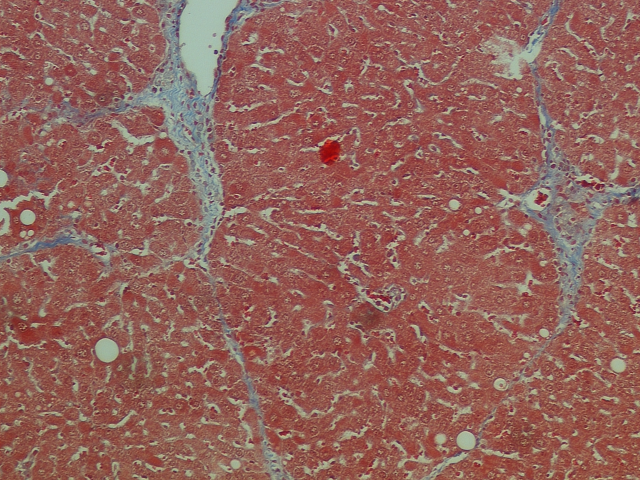
%> input picture I001.tif, 1280 x 960 px (shown at 1/2 size)
$ octave preprocessing.m   (GNU Octave 9; MATLAB toolbox functions it lacks are replaced by stand-ins)
%> lines starting %> are read from the running program, lines starting %| are printed output that depends on the picture
clc; clear all;	close all;

%% Carga de imagen
orgrgb = imread("I001.tif");
%> orgrgb is the input picture: size 960x1280x3 uint8; mean R, G, B 146, 99, 91
% [ren col bands] = size(orgrgb);
% set(gcf, 'Position', get(0, 'ScreenSize'));
% set(gcf,'name','Análisis de grasa','numbertitle','off')
% subplot(1, 2, 1); imshow(orgrgb);
% figure; imshow(orgrgb);
% figure; imshow(orgrgb(:,:,1));
% figure; imshow(orgrgb(:,:,2));
% figure; imshow(orgrgb(:,:,3));

orghsv = rgb2hsv(orgrgb);
%> orghsv: size 960x1280x3 double; mean H, S, V 0.21, 0.397, 0.576
channelH = orghsv(:,:,1);
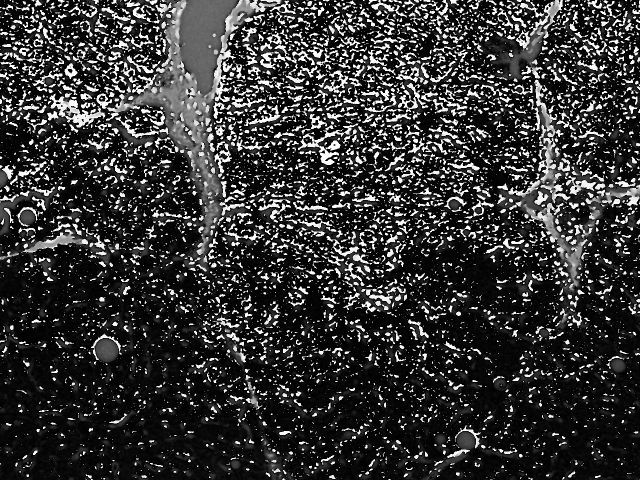
%> channelH: size 960x1280 double (shown at 1/2 size); min 0, max 0.999, mean 0.21
channelH = histeq(channelH);
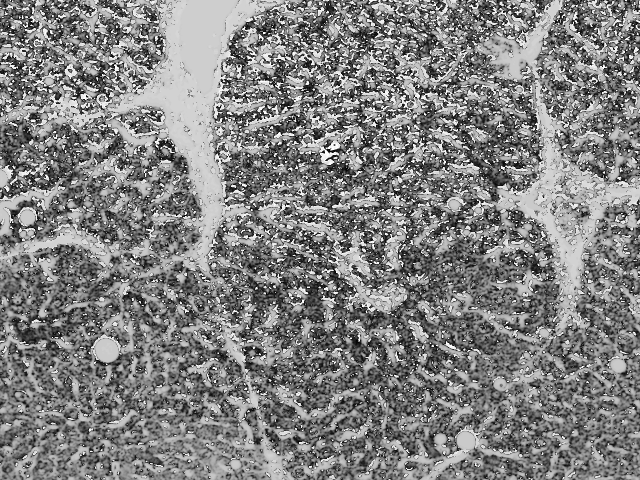
%> channelH: size 960x1280 double (shown at 1/2 size); min 0.0159, max 1, mean 0.51
channelV = orghsv(:,:,3);
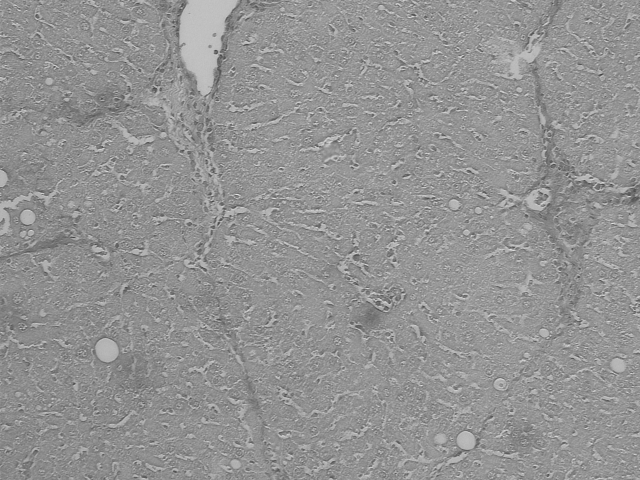
%> channelV: size 960x1280 double (shown at 1/2 size); min 0.141, max 1, mean 0.576
channelV = histeq(channelV);
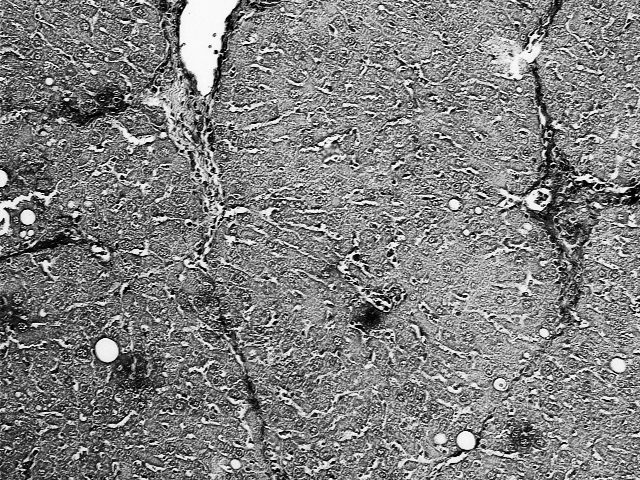
%> channelV: size 960x1280 double (shown at 1/2 size); min 0, max 1, mean 0.501
channelS = orghsv(:,:,2);
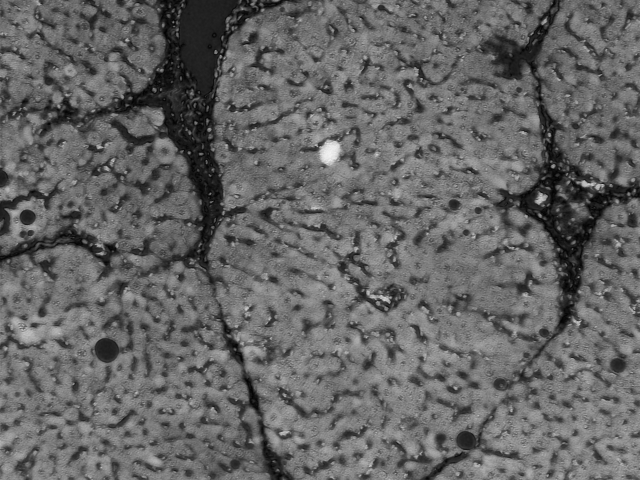
%> channelS: size 960x1280 double (shown at 1/2 size); min 0, max 1, mean 0.397
channelS = histeq(channelS);
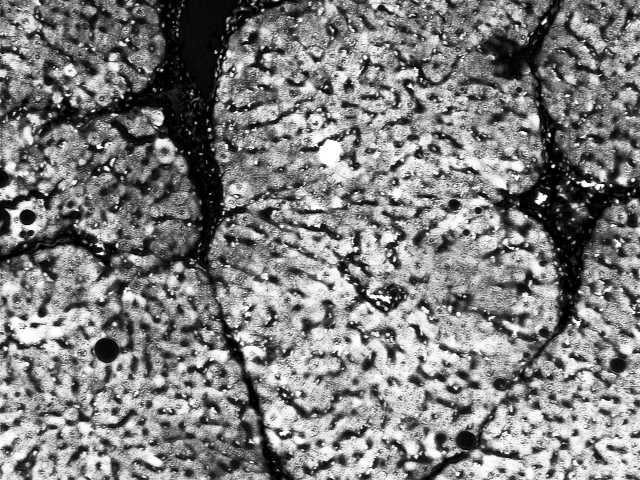
%> channelS: size 960x1280 double (shown at 1/2 size); min 0, max 1, mean 0.496
% figure; imshow(orghsv);
% figure; imshow(channelH);
% figure; imshow(channelV);
% figure; imshow(channelS);


%% Fibrosis
selectionMask = createMask(orgrgb,3);
% [45 lines not run here, left out]
function [mask] = createMask(rgbImage,areas)
%> called with areas = 3
    try

        mask = zeros(size(rgbImage(:,:,1)));
%> mask: size 960x1280 double; every value is 0
        %selections = cell(1,areas);

        hTemp = figure;
        imshow(rgbImage);
        set(gcf, 'Position', get(0,'Screensize')); % Maximize figure.

        for h=1:areas
            message = sprintf('Selecciona el área de interés: %d ',h);
            uiwait(msgbox(message));
%> (the run ends here)

$ run again, with I002.tif copied over I001.tif
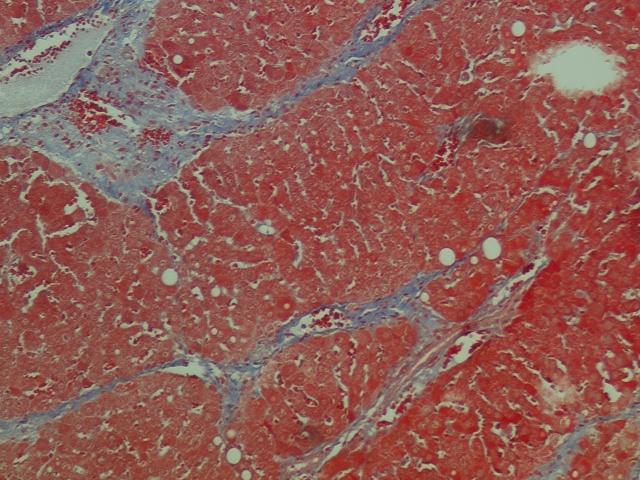
%> input picture I002.tif, 1280 x 960 px (shown at 1/2 size)
%> orgrgb is the input picture: size 960x1280x3 uint8; mean R, G, B 143.8, 91.5, 84.5
%> orghsv: size 960x1280x3 double; mean H, S, V 0.258, 0.431, 0.568
%> `channelV = histeq(channelV);`:
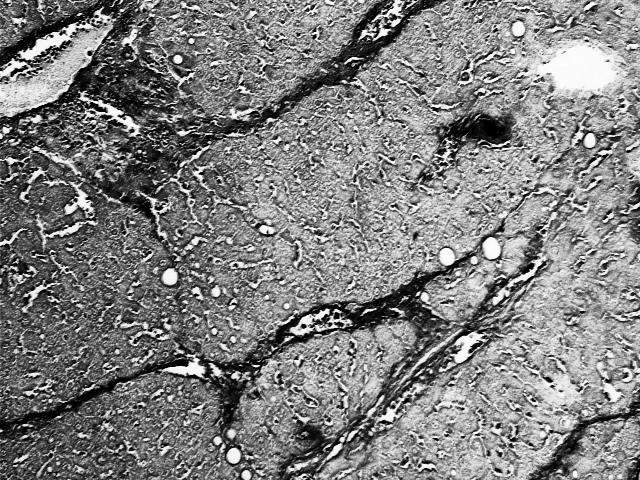
%> channelV: size 960x1280 double (shown at 1/2 size); min 0, max 1, mean 0.502
%> `channelS = histeq(channelS);`:
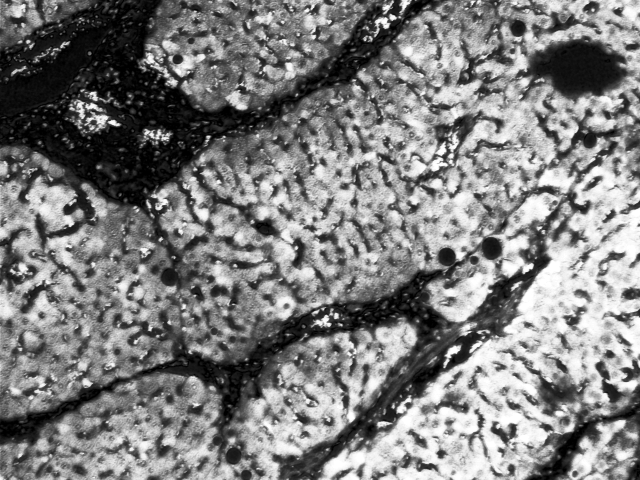
%> channelS: size 960x1280 double (shown at 1/2 size); min 0, max 1, mean 0.496
%> mask: size 960x1280 double; every value is 0

$ run again, with I003.tif copied over I001.tif
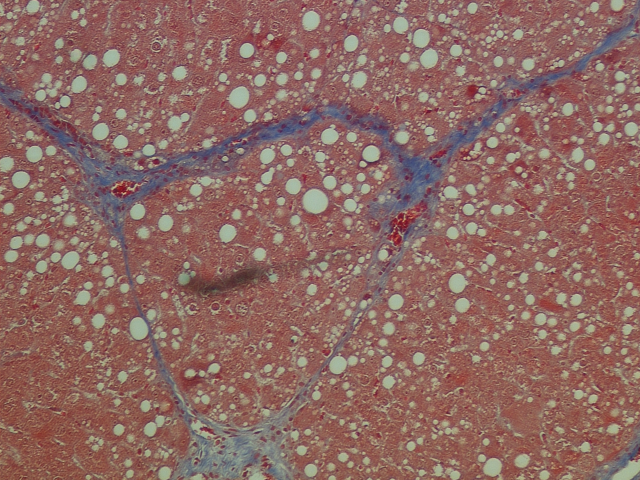
%> input picture I003.tif, 1280 x 960 px (shown at 1/2 size)
%> orgrgb is the input picture: size 960x1280x3 uint8; mean R, G, B 141.7, 105, 98.4
%> orghsv: size 960x1280x3 double; mean H, S, V 0.285, 0.334, 0.561
%> `channelV = histeq(channelV);`:
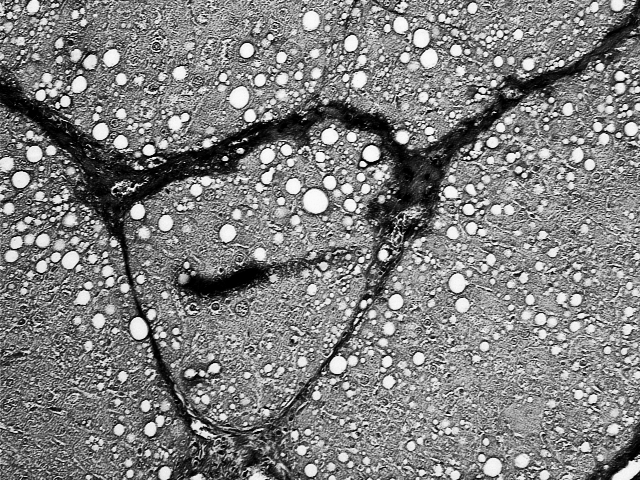
%> channelV: size 960x1280 double (shown at 1/2 size); min 0, max 1, mean 0.501
%> `channelS = histeq(channelS);`:
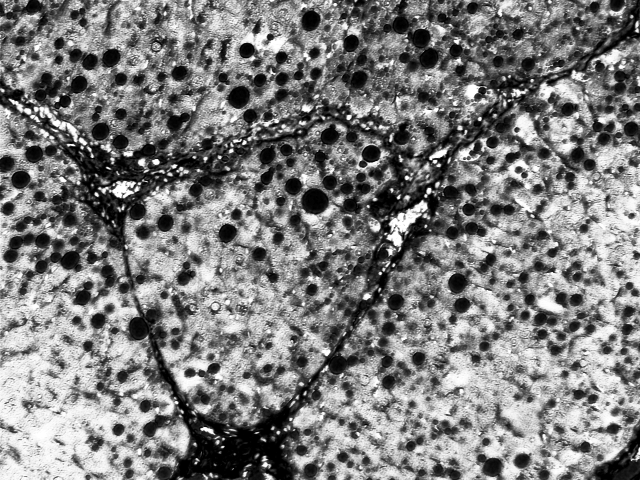
%> channelS: size 960x1280 double (shown at 1/2 size); min 0, max 1, mean 0.496
%> mask: size 960x1280 double; every value is 0

$ run again, with I004.tif copied over I001.tif
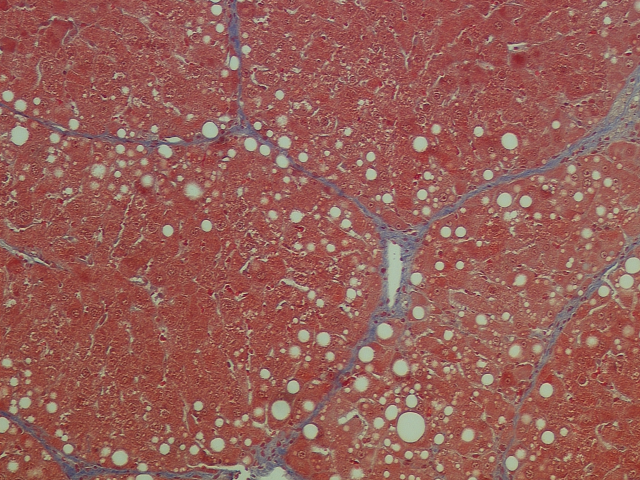
%> input picture I004.tif, 1280 x 960 px (shown at 1/2 size)
%> orgrgb is the input picture: size 960x1280x3 uint8; mean R, G, B 150, 94.8, 87.6
%> orghsv: size 960x1280x3 double; mean H, S, V 0.225, 0.433, 0.59
%> `channelV = histeq(channelV);`:
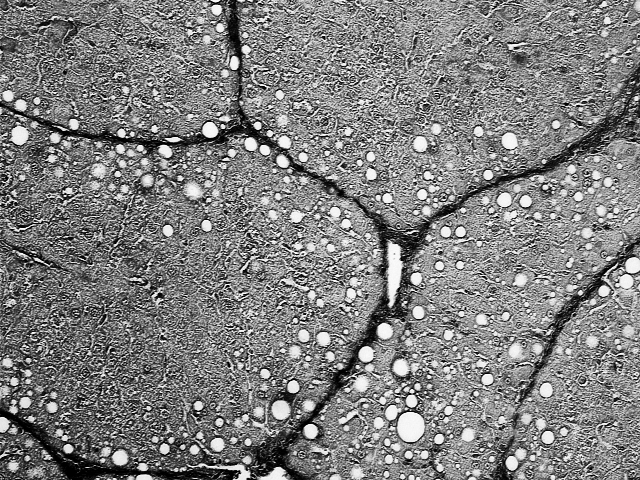
%> channelV: size 960x1280 double (shown at 1/2 size); min 0, max 1, mean 0.5
%> `channelS = histeq(channelS);`:
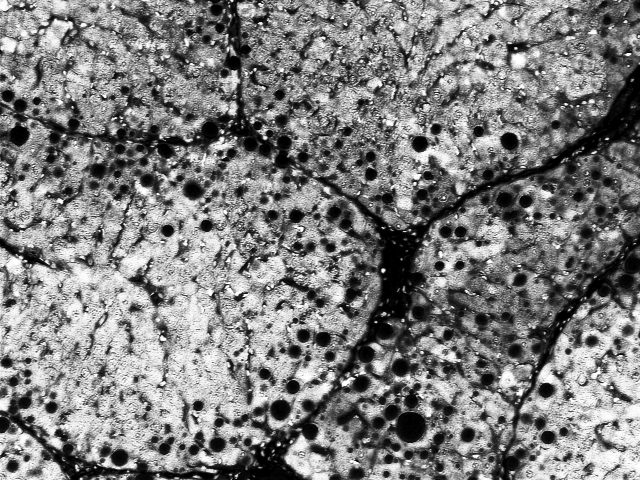
%> channelS: size 960x1280 double (shown at 1/2 size); min 0, max 1, mean 0.498
%> mask: size 960x1280 double; every value is 0
